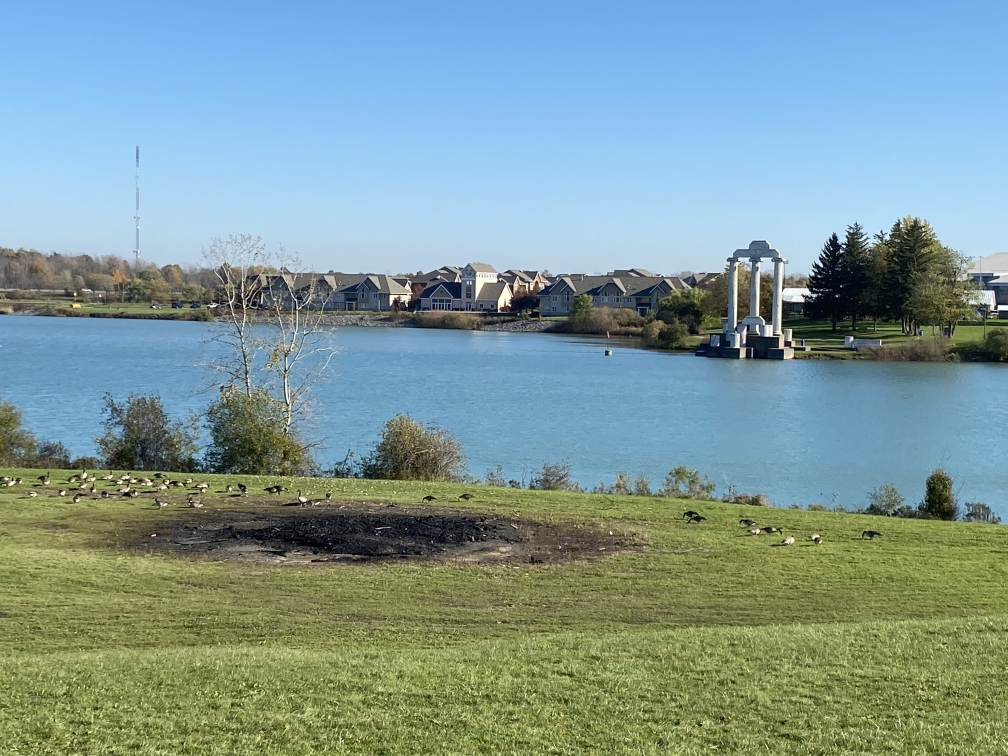
#> input picture Lab4 ImageFeature/Part3 Feature Descriptor and Image Stitching/left.jpg, 1008 x 756 px
$ python Exercise6_StitchingImagesintoaPanorama.py
#> lines starting #> are read from the running program, lines starting #| are printed output that depends on the picture
# Exercise 6: Stitching Images into a Panorama
# 1. Objective: Understand and implement image stitching technique to create a panorama.
# 2. Instructions:
# o Load several images.
# o Call the stitching technique using cv2.Stitcher.create().
# o Stitch the images using stitch().
# o Save the image.
import cv2

#Load images
img1 = cv2.imread("left.jpg")
#> img1 is the input picture: shape (756, 1008, 3); mean B, G, R 153.1, 153.7, 127.4
img2 = cv2.imread("right.jpg")
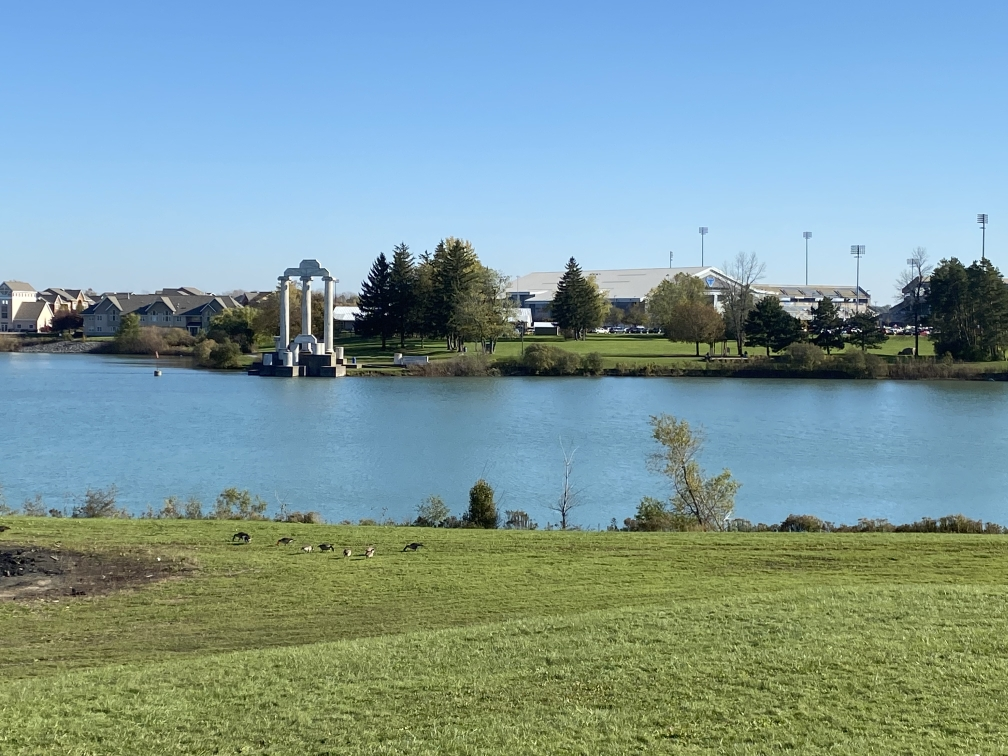
#> input picture Lab4 ImageFeature/Part3 Feature Descriptor and Image Stitching/right.jpg, 1008 x 756 px
#> img2 is the input picture: shape (756, 1008, 3); mean B, G, R 155.8, 154, 125.4

#Initialized a list of images
images = [img1, img2]

#Call the stitching technique using cv2.Stitcher.create()
stitcher = cv2.Stitcher.create()

#Stitch the images using stitch()
status, panorama = stitcher.stitch(images)
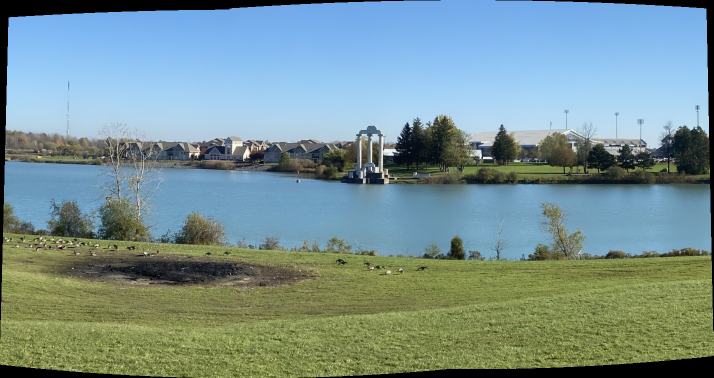
#> panorama: shape (756, 1427, 3) (shown at 1/2 size); mean of channels 0, 1, 2 145.7, 145.5, 119.9; drawn as B, G, R
#> status = 0

#Display the image
cv2.imshow("panorama", panorama)
#Save the image
cv2.imwrite("panorama.jpg", panorama)

cv2.waitKey(0)
cv2.destroyAllWindows()
